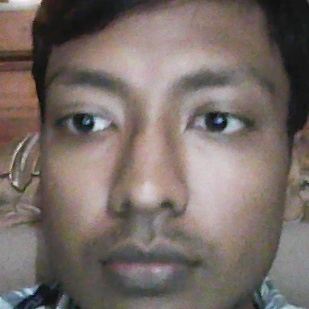
#> input picture Face Recognition_Eigenfaces/Database/1/datamatrix000.jpg, 309 x 309 px
$ python capture.py Database/1/datamatrix000.jpg   (Python 2 division)
#> lines starting #> are read from the running program, lines starting #| are printed output that depends on the picture
#/usr/bin/env python

'''
Keyboard shortcuts:

   q or ESC - exit
   space - save current image as datamatrix<frame_number>.jpg
'''

import cv2
import cv2.cv as cv
import numpy as np
import sys
import os

def detect(img, cascade):
    rects = cascade.detectMultiScale(img, scaleFactor=1.3, minNeighbors=4, minSize=(30, 30), flags = cv.CV_HAAR_SCALE_IMAGE)
    if len(rects) == 0:
        return []
    rects[:,2:] += rects[:,:2]
    return rects

def data_matrix_demo(cap):
    import getopt
    window_name = "Data Matrix Detector"
    frame_number = 0
    args, video_src = getopt.getopt(sys.argv[1:], '', ['cascade=', 'nested-cascade='])
    args = dict(args)
    cascade_fn = args.get('--cascade', "haarcascade_frontalface_alt.xml")
    cascade = cv2.CascadeClassifier(cascade_fn)
    sub_no = len(os.listdir('Database'))
    sub_no += 1
    os.chdir('Database')
    os.mkdir('%d' % sub_no)
    os.chdir(str(sub_no))

    while 1:
        ret, frame = cap.read()
#> frame is the input picture: shape (309, 309, 3); mean B, G, R 103, 108.8, 119.7
        if not ret:
            break

        gray = cv2.cvtColor(frame, cv2.COLOR_RGB2GRAY)
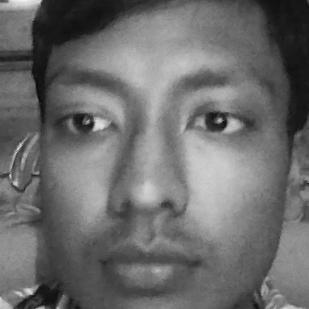
#> gray: shape (309, 309); min 8, max 242, mean 108.3
#> (the run stopped early here; a loop or call above may not have finished)

$ run again, on Face Recognition_Eigenfaces/Database/1/datamatrix002.jpg
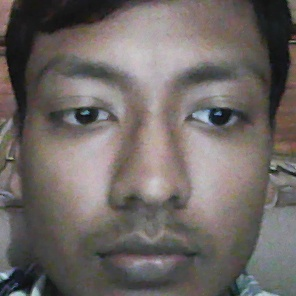
#> input picture Face Recognition_Eigenfaces/Database/1/datamatrix002.jpg, 296 x 296 px
#> in data_matrix_demo, frame is the input picture: shape (296, 296, 3); mean B, G, R 100.9, 103.8, 110.5
#> in data_matrix_demo, `gray = cv2.cvtColor(frame, cv2.COLOR_RGB2GRAY)`:
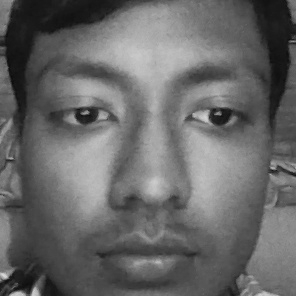
#> gray: shape (296, 296); min 10, max 219, mean 103.7
